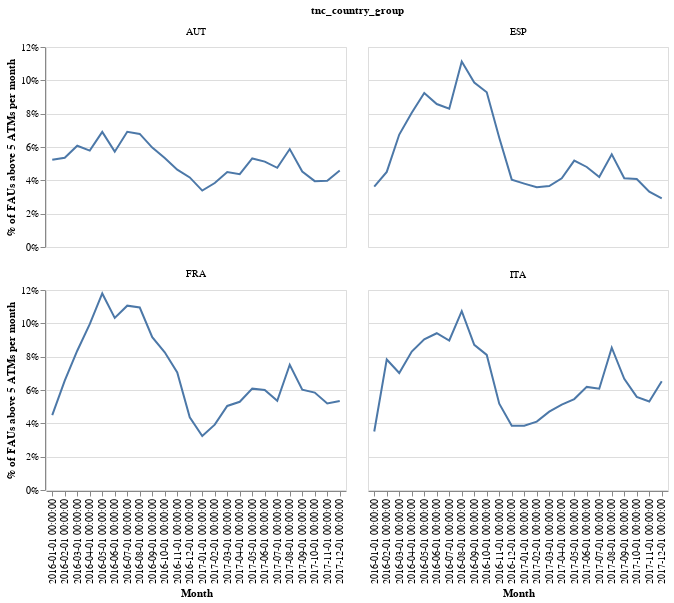

The notebook cell this image was saved under:
### Code cell
df = pd.read_csv("atm_old.csv")

df["tnc_country_group"] = df["tnc_country_group"].str.strip()
df = df.loc[df["tnc_country_group"].isin(["NEuro", "Other", "GrE"]) == False, :]

df["high"] = 0
df.loc[df["atms"] > 5, "high"] = 1

df = df.groupby(["start_time", "tnc_country_group"])["high"].agg("mean").reset_index()

alt.Chart(
    df.loc[df["tnc_country_group"].str.contains("DEU") == False, :]
).mark_line().encode(
    x=alt.X("start_time:N", axis=alt.Axis(title="Month")),
    y=alt.Y(
        "high:Q", axis=alt.Axis(title="% of FAUs above 5 ATMs per month", format="%")
    ),
).properties(
    width=300, height=200, title="% of FAUs with more than 5 ATMs per month in DEU"
).facet(
    facet="tnc_country_group", columns=2
)

### Figure 1 — Vega-Lite specification as saved in the notebook (floating-point values rounded to 4 significant figures)
{"config": {"view": {"continuousWidth": 400, "continuousHeight": 300}}, "data": {"name": "data-34f25a744f3493f9ed3d241aaea4c6ba"}, "facet": {"type": "nominal", "field": "tnc_country_group"}, "spec": {"mark": "line", "encoding": {"x": {"type": "nominal", "axis": {"title": "Month"}, "field": "start_time"}, "y": {"type": "quantitative", "axis": {"format": "%", "title": "% of FAUs above 5 ATMs per month"}, "field": "high"}}, "height": 200, "title": "% of FAUs with more than 5 ATMs per month in DEU", "width": 300}, "columns": 2, "$schema": "https://vega.github.io/schema/vega-lite/v4.0.2.json", "datasets": {"data-34f25a744f3493f9ed3d241aaea4c6ba": [{"start_time": "2016-01-01 00:00:00", "tnc_country_group": "AUT", "high": 0.05229}, {"start_time": "2016-01-01 00:00:00", "tnc_country_group": "ESP", "high": 0.03617}, {"start_time": "2016-01-01 00:00:00", "tnc_country_group": "FRA", "high": 0.0449}, {"start_time": "2016-01-01 00:00:00", "tnc_country_group": "ITA", "high": 0.03509}, {"start_time": "2016-02-01 00:00:00", "tnc_country_group": "AUT", "high": 0.05358}, {"start_time": "2016-02-01 00:00:00", "tnc_country_group": "ESP", "high": 0.04505}, {"start_time": "2016-02-01 00:00:00", "tnc_country_group": "FRA", "high": 0.06563}, {"start_time": "2016-02-01 00:00:00", "tnc_country_group": "ITA", "high": 0.07833}, {"start_time": "2016-03-01 00:00:00", "tnc_country_group": "AUT", "high": 0.06076}, {"start_time": "2016-03-01 00:00:00", "tnc_country_group": "ESP", "high": 0.06747}, {"start_time": "2016-03-01 00:00:00", "tnc_country_group": "FRA", "high": 0.08357}, {"start_time": "2016-03-01 00:00:00", "tnc_country_group": "ITA", "high": 0.07018}, {"start_time": "2016-04-01 00:00:00", "tnc_country_group": "AUT", "high": 0.05781}, {"start_time": "2016-04-01 00:00:00", "tnc_country_group": "ESP", "high": 0.08054}, {"start_time": "2016-04-01 00:00:00", "tnc_country_group": "FRA", "high": 0.09947}, {"start_time": "2016-04-01 00:00:00", "tnc_country_group": "ITA", "high": 0.08304}, {"start_time": "2016-05-01 00:00:00", "tnc_country_group": "AUT", "high": 0.06907}, {"start_time": "2016-05-01 00:00:00", "tnc_country_group": "ESP", "high": 0.0924}, {"start_time": "2016-05-01 00:00:00", "tnc_country_group": "FRA", "high": 0.1179}, {"start_time": "2016-05-01 00:00:00", "tnc_country_group": "ITA", "high": 0.09044}, {"start_time": "2016-06-01 00:00:00", "tnc_country_group": "AUT", "high": 0.0572}, {"start_time": "2016-06-01 00:00:00", "tnc_country_group": "ESP", "high": 0.08578}, {"start_time": "2016-06-01 00:00:00", "tnc_country_group": "FRA", "high": 0.1032}, {"start_time": "2016-06-01 00:00:00", "tnc_country_group": "ITA", "high": 0.09406}, {"start_time": "2016-07-01 00:00:00", "tnc_country_group": "AUT", "high": 0.06914}, {"start_time": "2016-07-01 00:00:00", "tnc_country_group": "ESP", "high": 0.08297}, {"start_time": "2016-07-01 00:00:00", "tnc_country_group": "FRA", "high": 0.1106}, {"start_time": "2016-07-01 00:00:00", "tnc_country_group": "ITA", "high": 0.0897}, {"start_time": "2016-08-01 00:00:00", "tnc_country_group": "AUT", "high": 0.06786}, {"start_time": "2016-08-01 00:00:00", "tnc_country_group": "ESP", "high": 0.1113}, {"start_time": "2016-08-01 00:00:00", "tnc_country_group": "FRA", "high": 0.1095}, {"start_time": "2016-08-01 00:00:00", "tnc_country_group": "ITA", "high": 0.1073}, {"start_time": "2016-09-01 00:00:00", "tnc_country_group": "AUT", "high": 0.05964}, {"start_time": "2016-09-01 00:00:00", "tnc_country_group": "ESP", "high": 0.09868}, {"start_time": "2016-09-01 00:00:00", "tnc_country_group": "FRA", "high": 0.09171}, {"start_time": "2016-09-01 00:00:00", "tnc_country_group": "ITA", "high": 0.0871}, {"start_time": "2016-10-01 00:00:00", "tnc_country_group": "AUT", "high": 0.05337}, {"start_time": "2016-10-01 00:00:00", "tnc_country_group": "ESP", "high": 0.0928}, {"start_time": "2016-10-01 00:00:00", "tnc_country_group": "FRA", "high": 0.08262}, {"start_time": "2016-10-01 00:00:00", "tnc_country_group": "ITA", "high": 0.08104}, {"start_time": "2016-11-01 00:00:00", "tnc_country_group": "AUT", "high": 0.04642}, {"start_time": "2016-11-01 00:00:00", "tnc_country_group": "ESP", "high": 0.06558}, {"start_time": "2016-11-01 00:00:00", "tnc_country_group": "FRA", "high": 0.07055}, {"start_time": "2016-11-01 00:00:00", "tnc_country_group": "ITA", "high": 0.05177}, {"start_time": "2016-12-01 00:00:00", "tnc_country_group": "AUT", "high": 0.04174}, {"start_time": "2016-12-01 00:00:00", "tnc_country_group": "ESP", "high": 0.04041}, {"start_time": "2016-12-01 00:00:00", "tnc_country_group": "FRA", "high": 0.04364}, {"start_time": "2016-12-01 00:00:00", "tnc_country_group": "ITA", "high": 0.03857}, {"start_time": "2017-01-01 00:00:00", "tnc_country_group": "AUT", "high": 0.03385}, {"start_time": "2017-01-01 00:00:00", "tnc_country_group": "ESP", "high": 0.03805}, {"start_time": "2017-01-01 00:00:00", "tnc_country_group": "FRA", "high": 0.03244}, {"start_time": "2017-01-01 00:00:00", "tnc_country_group": "ITA", "high": 0.03855}, {"start_time": "2017-02-01 00:00:00", "tnc_country_group": "AUT", "high": 0.0384}, {"start_time": "2017-02-01 00:00:00", "tnc_country_group": "ESP", "high": 0.03586}, {"start_time": "2017-02-01 00:00:00", "tnc_country_group": "FRA", "high": 0.03919}, {"start_time": "2017-02-01 00:00:00", "tnc_country_group": "ITA", "high": 0.04104}, {"start_time": "2017-03-01 00:00:00", "tnc_country_group": "AUT", "high": 0.04501}, {"start_time": "2017-03-01 00:00:00", "tnc_country_group": "ESP", "high": 0.03661}, {"start_time": "2017-03-01 00:00:00", "tnc_country_group": "FRA", "high": 0.05044}, {"start_time": "2017-03-01 00:00:00", "tnc_country_group": "ITA", "high": 0.04698}, {"start_time": "2017-04-01 00:00:00", "tnc_country_group": "AUT", "high": 0.04372}, {"start_time": "2017-04-01 00:00:00", "tnc_country_group": "ESP", "high": 0.04121}, {"start_time": "2017-04-01 00:00:00", "tnc_country_group": "FRA", "high": 0.05293}, {"start_time": "2017-04-01 00:00:00", "tnc_country_group": "ITA", "high": 0.0512}, {"start_time": "2017-05-01 00:00:00", "tnc_country_group": "AUT", "high": 0.05311}, {"start_time": "2017-05-01 00:00:00", "tnc_country_group": "ESP", "high": 0.05186}, {"start_time": "2017-05-01 00:00:00", "tnc_country_group": "FRA", "high": 0.06081}, {"start_time": "2017-05-01 00:00:00", "tnc_country_group": "ITA", "high": 0.05457}, {"start_time": "2017-06-01 00:00:00", "tnc_country_group": "AUT", "high": 0.05122}, {"start_time": "2017-06-01 00:00:00", "tnc_country_group": "ESP", "high": 0.04802}, {"start_time": "2017-06-01 00:00:00", "tnc_country_group": "FRA", "high": 0.05995}, {"start_time": "2017-06-01 00:00:00", "tnc_country_group": "ITA", "high": 0.06186}, {"start_time": "2017-07-01 00:00:00", "tnc_country_group": "AUT", "high": 0.04753}, {"start_time": "2017-07-01 00:00:00", "tnc_country_group": "ESP", "high": 0.04199}, {"start_time": "2017-07-01 00:00:00", "tnc_country_group": "FRA", "high": 0.05349}, {"start_time": "2017-07-01 00:00:00", "tnc_country_group": "ITA", "high": 0.0608}, {"start_time": "2017-08-01 00:00:00", "tnc_country_group": "AUT", "high": 0.05876}, {"start_time": "2017-08-01 00:00:00", "tnc_country_group": "ESP", "high": 0.05561}, {"start_time": "2017-08-01 00:00:00", "tnc_country_group": "FRA", "high": 0.07516}, {"start_time": "2017-08-01 00:00:00", "tnc_country_group": "ITA", "high": 0.0854}, {"start_time": "2017-09-01 00:00:00", "tnc_country_group": "AUT", "high": 0.04526}, {"start_time": "2017-09-01 00:00:00", "tnc_country_group": "ESP", "high": 0.0412}, {"start_time": "2017-09-01 00:00:00", "tnc_country_group": "FRA", "high": 0.06023}, {"start_time": "2017-09-01 00:00:00", "tnc_country_group": "ITA", "high": 0.06673}, {"start_time": "2017-10-01 00:00:00", "tnc_country_group": "AUT", "high": 0.03952}, {"start_time": "2017-10-01 00:00:00", "tnc_country_group": "ESP", "high": 0.04079}, {"start_time": "2017-10-01 00:00:00", "tnc_country_group": "FRA", "high": 0.05846}, {"start_time": "2017-10-01 00:00:00", "tnc_country_group": "ITA", "high": 0.05591}, {"start_time": "2017-11-01 00:00:00", "tnc_country_group": "AUT", "high": 0.03973}, {"start_time": "2017-11-01 00:00:00", "tnc_country_group": "ESP", "high": 0.03316}, {"start_time": "2017-11-01 00:00:00", "tnc_country_group": "FRA", "high": 0.05192}, {"start_time": "2017-11-01 00:00:00", "tnc_country_group": "ITA", "high": 0.05307}, {"start_time": "2017-12-01 00:00:00", "tnc_country_group": "AUT", "high": 0.04584}, {"start_time": "2017-12-01 00:00:00", "tnc_country_group": "ESP", "high": 0.02921}, {"start_time": "2017-12-01 00:00:00", "tnc_country_group": "FRA", "high": 0.05342}, {"start_time": "2017-12-01 00:00:00", "tnc_country_group": "ITA", "high": 0.06525}]}}
